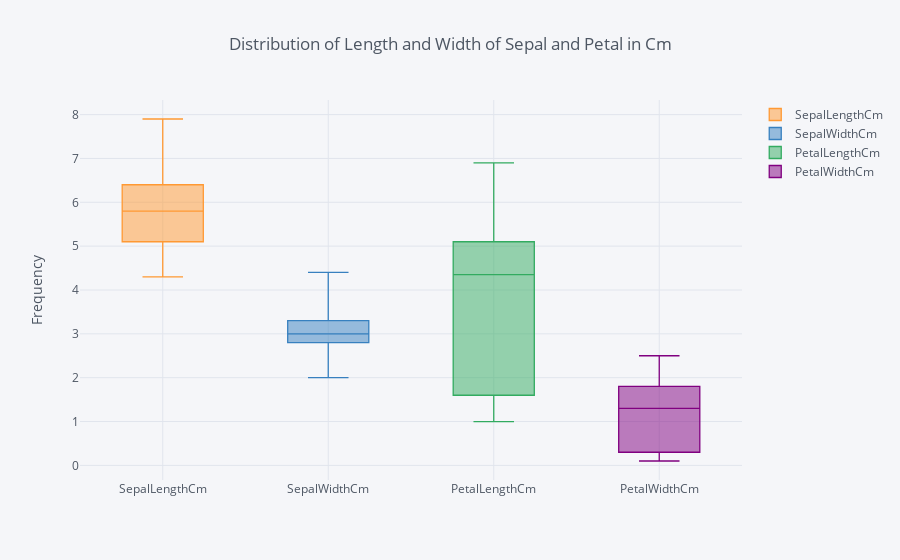

Notebook code cell kept with this figure:
### Markdown cell above
#### Let us get Some Statistical Knowledge about the dataset

### Code cell
# Let us see the distribution of the SepalLength,SepalWidth,PetalLength, PetalWidth
# And get the Statistical Knowledge of the dataset
temp_df = df[['SepalLengthCm','SepalWidthCm','PetalLengthCm', 'PetalWidthCm']]
temp_df.iplot(kind='box', title='Distribution of Length and Width of Sepal and Petal in Cm', yTitle='Frequency')

### Figure 1 — Plotly figure (JSON) as saved in the notebook; plotly's stock layout.template omitted (floating-point values rounded to 4 significant figures; data arrays with more than 128 entries replaced by an {"elided": "..."} marker saying what was removed)
{"data": [{"boxpoints": false, "line": {"width": 1.3}, "marker": {"color": "rgba(255, 153, 51, 1.0)"}, "name": "SepalLengthCm", "orientation": "v", "type": "box", "uid": "c2410bb4-99d7-43a2-a5d5-5728ef205ed9", "y": {"elided": "150 float values"}}, {"boxpoints": false, "line": {"width": 1.3}, "marker": {"color": "rgba(55, 128, 191, 1.0)"}, "name": "SepalWidthCm", "orientation": "v", "type": "box", "uid": "c276e3ed-0f10-43f3-97e7-1f186c94b383", "y": {"elided": "150 float values"}}, {"boxpoints": false, "line": {"width": 1.3}, "marker": {"color": "rgba(50, 171, 96, 1.0)"}, "name": "PetalLengthCm", "orientation": "v", "type": "box", "uid": "96609b20-8975-4728-a8cd-113aa1715604", "y": {"elided": "150 float values"}}, {"boxpoints": false, "line": {"width": 1.3}, "marker": {"color": "rgba(128, 0, 128, 1.0)"}, "name": "PetalWidthCm", "orientation": "v", "type": "box", "uid": "ab991860-176f-4110-beaf-0a149580f0f1", "y": {"elided": "150 float values"}}], "layout": {"legend": {"bgcolor": "#F5F6F9", "font": {"color": "#4D5663"}}, "paper_bgcolor": "#F5F6F9", "plot_bgcolor": "#F5F6F9", "title": {"font": {"color": "#4D5663"}, "text": "Distribution of Length and Width of Sepal and Petal in Cm"}, "xaxis": {"gridcolor": "#E1E5ED", "showgrid": true, "tickfont": {"color": "#4D5663"}, "title": {"font": {"color": "#4D5663"}, "text": ""}, "zerolinecolor": "#E1E5ED"}, "yaxis": {"gridcolor": "#E1E5ED", "showgrid": true, "tickfont": {"color": "#4D5663"}, "title": {"font": {"color": "#4D5663"}, "text": "Frequency"}, "zerolinecolor": "#E1E5ED"}}}
